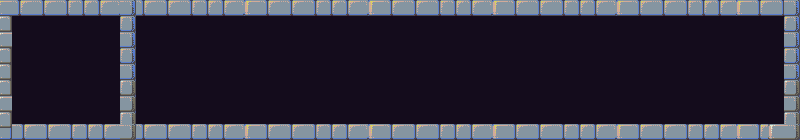

This is a level from a 2D game, rendered from its Tiled map with the project's own tilesets. A one-line summary and the map file follow, with tile-layer data summarised:
An orthogonal 200x35 tile map with 4x4 px tiles, 3 tile layers (back, talk_pic, context).

<map version="1.0" orientation="orthogonal" renderorder="right-down" width="200" height="35" tilewidth="4" tileheight="4" nextobjectid="1">
 <tileset firstgid="1" name="dialog" tilewidth="4" tileheight="4" tilecount="7000" columns="200">
  <image source="dialog.png" trans="ff00ff" width="800" height="140" />
 </tileset>
 <layer name="back" width="200" height="35">
  <data>[7000 cells, 7000 non-empty, 6860 distinct tile ids]</data>
 </layer>
 <layer name="talk_pic" width="200" height="35">
  <data>[7000 cells, 729 non-empty, 729 distinct tile ids]</data>
 </layer>
 <layer name="context" width="200" height="35">
  <data>[7000 cells, 2907 non-empty, 2907 distinct tile ids]</data>
 </layer>
</map>